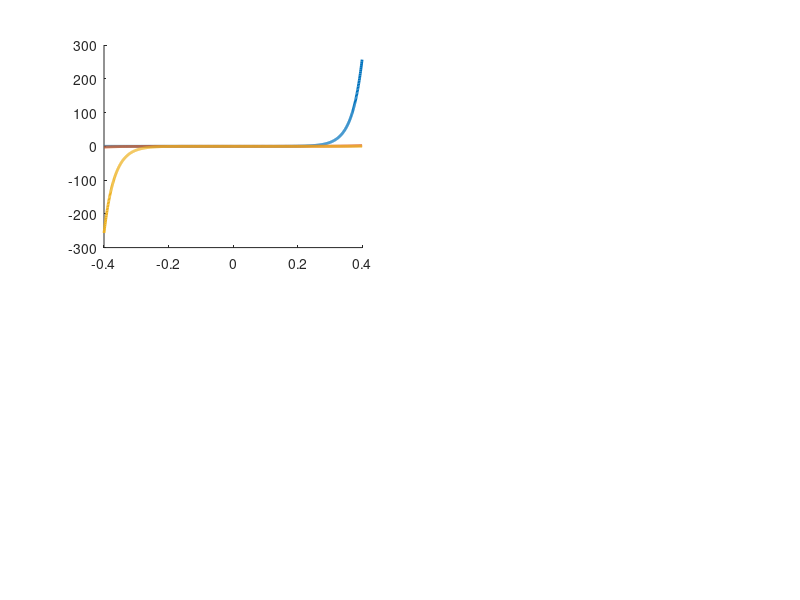

The MATLAB script that drew this image: (Note: this script raises an error after producing the figure.)
clear; clc; close all;

%% ============================================================
%  TUTORIAL VISUAL: efecto de alpha y j0
% =============================================================

% Constantes
n = 1;
F = 96485;
R = 8.314;
T = 298.15;
f = n*F/(R*T);

% Malla de sobrepotencial
eta = linspace(-0.4, 0.4, 1000);

%% ============================================================
%  PARTE A: efecto de alpha
% =============================================================

j0_fixed = 1e-3;                % A/cm^2
alphas = [0.2 0.5 0.8];

figure('Color','w');

subplot(2,2,1); hold on;
for k = 1:length(alphas)
    alpha = alphas(k);
    j_an  =  j0_fixed .* exp((1-alpha).*f.*eta);
    j_cat = -j0_fixed .* exp(-alpha.*f.*eta);
    j_net = j_an + j_cat;
    plot(eta, j_net, 'LineWidth', 2, ...
        'DisplayName', sprintf('\\alpha = %.1f', alpha));
end
xline(0,'k:'); yline(0,'k:');
grid on;
xlabel('\eta / V');
ylabel('j / A cm^{-2}');
title('Butler-Volmer: efecto de \alpha');
legend('Location','best');
set(gca,'FontSize',12,'LineWidth',1.1);

subplot(2,2,2); hold on;
for k = 1:length(alphas)
    alpha = alphas(k);
    j_an  =  j0_fixed .* exp((1-alpha).*f.*eta);
    plot(eta, log(abs(j_an)), 'LineWidth', 2, ...
        'DisplayName', sprintf('anódica, \\alpha = %.1f', alpha));
end
grid on;
xlabel('\eta / V');
ylabel('ln|j_{an}|');
title('Tafel anódica: efecto de \alpha');
legend('Location','best');
set(gca,'FontSize',12,'LineWidth',1.1);

subplot(2,2,3); hold on;
for k = 1:length(alphas)
    alpha = alphas(k);
    j_cat = -j0_fixed .* exp(-alpha.*f.*eta);
    plot(eta, log(abs(j_cat)), 'LineWidth', 2, ...
        'DisplayName', sprintf('catódica, \\alpha = %.1f', alpha));
end
grid on;
xlabel('\eta / V');
ylabel('ln|j_{cat}|');
title('Tafel catódica: efecto de \alpha');
legend('Location','best');
set(gca,'FontSize',12,'LineWidth',1.1);

subplot(2,2,4); hold on;
for k = 1:length(alphas)
    alpha = alphas(k);
    y_an  = log(j0_fixed) + (1-alpha).*f.*eta;
    y_cat = log(j0_fixed) - alpha.*f.*eta;
    plot(eta, y_an, '--', 'LineWidth', 1.8, ...
        'DisplayName', sprintf('Tafel anódica, \\alpha = %.1f', alpha));
    plot(eta, y_cat, '-', 'LineWidth', 1.8, ...
        'DisplayName', sprintf('Tafel catódica, \\alpha = %.1f', alpha));
end
grid on;
xlabel('\eta / V');
ylabel('ln|j|');
title('Rectas de Tafel ideales');
legend('Location','eastoutside');
set(gca,'FontSize',12,'LineWidth',1.1);

sgtitle('Tutorial visual: efecto de \alpha');

%% ============================================================
%  PARTE B: efecto de j0
% =============================================================

alpha_fixed = 0.5;
j0_values = [1e-6 1e-4 1e-2];

figure('Color','w');

subplot(2,2,1); hold on;
for k = 1:length(j0_values)
    j0 = j0_values(k);
    j_an  =  j0 .* exp((1-alpha_fixed).*f.*eta);
    j_cat = -j0 .* exp(-alpha_fixed.*f.*eta);
    j_net = j_an + j_cat;
    plot(eta, j_net, 'LineWidth', 2, ...
        'DisplayName', sprintf('j0 = %.0e', j0));
end
xline(0,'k:'); yline(0,'k:');
grid on;
xlabel('\eta / V');
ylabel('j / A cm^{-2}');
title('Butler-Volmer: efecto de j_0');
legend('Location','best');
set(gca,'FontSize',12,'LineWidth',1.1);

subplot(2,2,2); hold on;
for k = 1:length(j0_values)
    j0 = j0_values(k);
    j_net = j0 .* (exp((1-alpha_fixed).*f.*eta) - exp(-alpha_fixed.*f.*eta));
    plot(eta, log(abs(j_net)+1e-30), 'LineWidth', 2, ...
        'DisplayName', sprintf('j0 = %.0e', j0));
end
grid on;
xlabel('\eta / V');
ylabel('ln|j_{net}|');
title('Curva logarítmica: efecto de j_0');
legend('Location','best');
set(gca,'FontSize',12,'LineWidth',1.1);

subplot(2,2,3); hold on;
for k = 1:length(j0_values)
    j0 = j0_values(k);
    y_an  = log(j0) + (1-alpha_fixed).*f.*eta;
    y_cat = log(j0) - alpha_fixed.*f.*eta;
    plot(eta, y_an, '--', 'LineWidth', 1.8, ...
        'DisplayName', sprintf('anódica, j0 = %.0e', j0));
    plot(eta, y_cat, '-', 'LineWidth', 1.8, ...
        'DisplayName', sprintf('catódica, j0 = %.0e', j0));
end
grid on;
xlabel('\eta / V');
ylabel('ln|j|');
title('Rectas de Tafel: efecto de j_0');
legend('Location','eastoutside');
set(gca,'FontSize',12,'LineWidth',1.1);

subplot(2,2,4); hold on;
for k = 1:length(j0_values)
    j0 = j0_values(k);
    intercepto = log(j0);
    plot(k, intercepto, 'o', 'MarkerSize', 10, 'LineWidth', 2, ...
        'DisplayName', sprintf('j0 = %.0e', j0));
    text(k+0.05, intercepto, sprintf('ln(j0)=%.2f', intercepto), 'FontSize', 11);
end
grid on;
xlabel('Caso');
ylabel('ln(j_0)');
title('Intercepto de Tafel');
set(gca,'XTick',1:length(j0_values),'XTickLabel',{'1e-6','1e-4','1e-2'});
set(gca,'FontSize',12,'LineWidth',1.1);

sgtitle('Tutorial visual: efecto de j_0');
